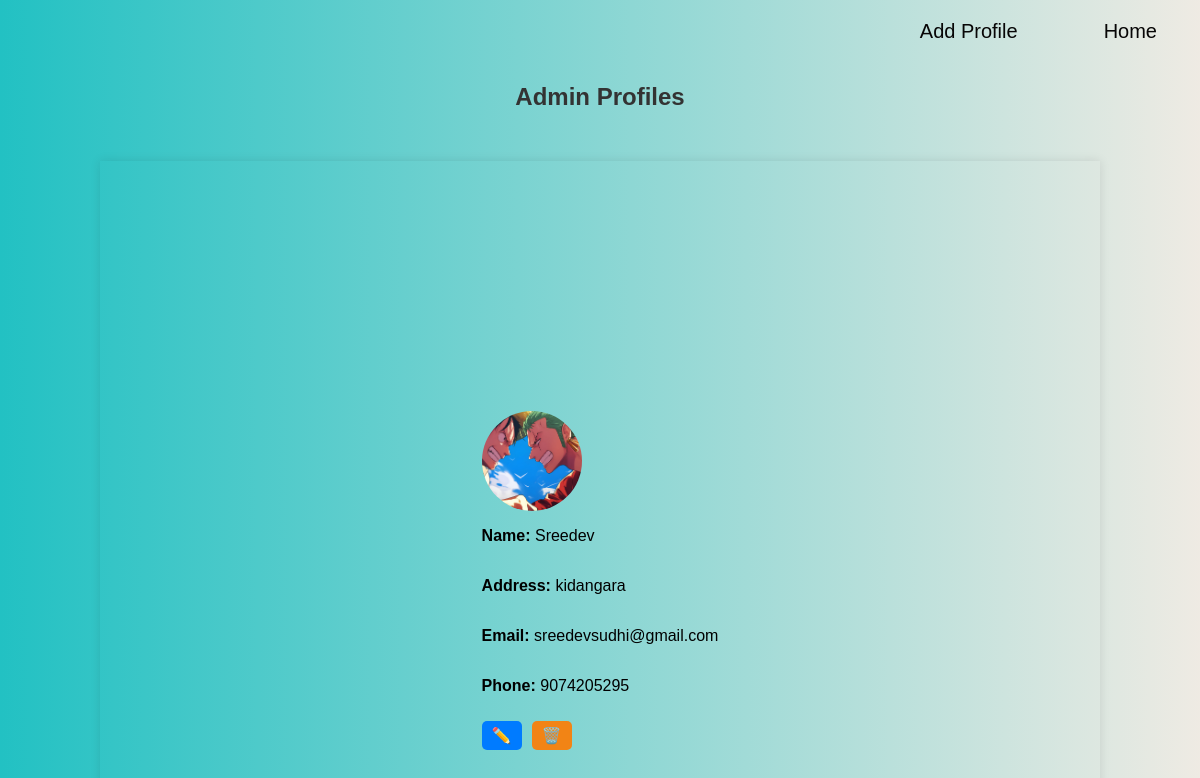
Screenshot of /admin_profile_list with the database file from the repository.
### careapp/models.py (models this page shows, shortened)
class AdminProfile(models.Model):
    profile_picture = models.ImageField(upload_to='admin_profiles/')
    name = models.CharField(max_length=255)
    address = models.TextField()
    email = models.EmailField(unique=True)
    phone = models.CharField(max_length=15)

### careapp/views.py (the view)
# urls.py: path('admin_profile_list', careapp.views.admin_profile_list,name="admin_profile_list"),
def admin_profile_list(request):
    profiles = AdminProfile.objects.all()
    return render(request, 'admin_profile_list.html', {'profiles': profiles})

### templates/admin_profile_list.html (shortened to what this page needs)
<!DOCTYPE html>
{% load static %}
<html lang="en">
<head>
</head>
<body style="background: linear-gradient(90deg, rgba(34,193,195,1) 0%, rgba(233, 228, 218, 0.75) 100%);">
    <div class="navbar">
        <a href='{% url 'admin_home' %}'>Home</a>
        <a href='{% url 'portfolio' %}'>Add Profile</a>
    </div>
    <h2>Admin Profiles</h2>
    <div class="container">
        <div class="profile">
            {% for profile in profiles %}
            <div class="profile-card">
                <div class="profile-picture">
                    <img src="{{ profile.profile_picture.url }}" alt="Profile Picture">
                </div>
                <div class="profile-details">
                    <p><strong>Name:</strong> {{ profile.name }}</p>
                    <p><strong>Address:</strong> {{ profile.address }}</p>
                    <p><strong>Email:</strong> {{ profile.email }}</p>
                    <p><strong>Phone:</strong> {{ profile.phone }}</p>
                    <div class="edit-buttons">
                        <a href="{% url 'edit_admin_profile' profile.pk %}" class="edit-button">✏️</a>
                        <a href="{% url 'delete_admin_profile' profile.pk %}" class="delete-button">🗑️</a>
                    </div>
                </div>
            </div>
            {% endfor %}
        </div>
    </div>
</body>
</html>

### templates/admin_profile_list.html (style rules this page uses)
.navbar { overflow: hidden; }
.navbar a { font-size: 20px; float: right; display: block; color: rgb(7, 6, 6); text-align: center; padding: 20px 43px; text-decoration: none; }
body { font-family: Arial, sans-serif; background-color: #f0f0f0; margin: 0; padding: 0; }
.container { width: 80%; margin: 50px auto; padding: 20px; box-shadow: 0 0 10px rgba(0, 0, 0, 0.1); }
h2 { text-align: center; color: #333; }
.profile { display: grid; grid-template-columns: repeat(auto-fit, minmax(200px, 1fr)); gap: 20px; }
.profile-picture { width: 100px; height: 100px; border-radius: 50%; overflow: hidden; }
.profile-picture img { width: 100%; height: 100%; object-fit: cover; }
.profile-details { display: flex; flex-direction: column; }
.edit-buttons { margin-top: 10px; display: flex; gap: 10px; }
.edit-button { padding: 5px 10px; background-color: #007bff; color: #fff; text-decoration: none; border-radius: 5px; }
.delete-button { padding: 5px 10px; background-color: #ff7b00e5; color: #fff; text-decoration: none; border-radius: 5px; }
.container { display: flex; justify-content: center; align-items: center; height: 100vh; }
.profile { display: grid; grid-template-columns: repeat(auto-fit, minmax(200px, 1fr)); gap: 20px; justify-content: center; }

### rows the page displays
AdminProfile: profile_picture (picture), name "Sreedev", address "kidangara", email "sreedevsudhi@gmail.com", phone "9074205295"
